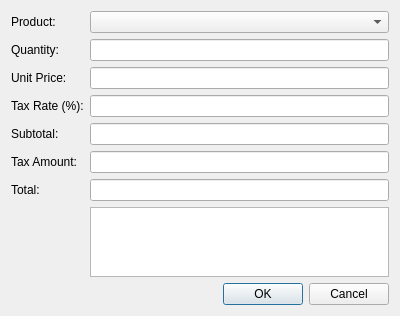
<?xml version="1.0" encoding="UTF-8"?>
<ui version="4.0">
 <class>AddOrderDetailWindow</class>
 <widget class="QDialog" name="AddOrderDetailWindow">
  <property name="geometry">
   <rect>
    <x>0</x>
    <y>0</y>
    <width>400</width>
    <height>300</height>
   </rect>
  </property>
  <property name="windowTitle">
   <string>Add Order Item</string>
  </property>
  <layout class="QVBoxLayout" name="verticalLayout">
   <item>
    <layout class="QFormLayout" name="formLayout">
     <property name="fieldGrowthPolicy">
      <enum>QFormLayout::FieldGrowthPolicy::AllNonFixedFieldsGrow</enum>
     </property>
     <item row="0" column="0">
      <widget class="QLabel" name="productLabel">
       <property name="text">
        <string>Product:</string>
       </property>
      </widget>
     </item>
     <item row="0" column="1">
      <widget class="QComboBox" name="productCombo"/>
     </item>
     <item row="1" column="0">
      <widget class="QLabel" name="quantityLabel">
       <property name="text">
        <string>Quantity:</string>
       </property>
      </widget>
     </item>
     <item row="1" column="1">
      <widget class="QLineEdit" name="quantityEdit"/>
     </item>
     <item row="2" column="0">
      <widget class="QLabel" name="unitPriceLabel">
       <property name="text">
        <string>Unit Price:</string>
       </property>
      </widget>
     </item>
     <item row="2" column="1">
      <widget class="QLineEdit" name="unitPriceEdit"/>
     </item>
     <item row="3" column="0">
      <widget class="QLabel" name="taxRateLabel">
       <property name="text">
        <string>Tax Rate (%):</string>
       </property>
      </widget>
     </item>
     <item row="3" column="1">
      <widget class="QLineEdit" name="taxRateEdit"/>
     </item>
     <item row="4" column="0">
      <widget class="QLabel" name="subtotalLabel">
       <property name="text">
        <string>Subtotal:</string>
       </property>
      </widget>
     </item>
     <item row="4" column="1">
      <widget class="QLineEdit" name="subtotalEdit"/>
     </item>
     <item row="5" column="0">
      <widget class="QLabel" name="taxAmountLabel">
       <property name="text">
        <string>Tax Amount:</string>
       </property>
      </widget>
     </item>
     <item row="5" column="1">
      <widget class="QLineEdit" name="taxAmountEdit"/>
     </item>
     <item row="6" column="0">
      <widget class="QLabel" name="totalLabel">
       <property name="text">
        <string>Total:</string>
       </property>
      </widget>
     </item>
     <item row="6" column="1">
      <widget class="QLineEdit" name="totalEdit"/>
     </item>
     <item row="7" column="1">
      <widget class="QTextBrowser" name="textBrowser"/>
     </item>
    </layout>
   </item>
   <item>
    <widget class="QDialogButtonBox" name="buttonBox">
     <property name="orientation">
      <enum>Qt::Orientation::Horizontal</enum>
     </property>
     <property name="standardButtons">
      <set>QDialogButtonBox::StandardButton::Cancel|QDialogButtonBox::StandardButton::Ok</set>
     </property>
    </widget>
   </item>
  </layout>
 </widget>
 <resources/>
 <connections>
  <connection>
   <sender>buttonBox</sender>
   <signal>accepted()</signal>
   <receiver>AddOrderDetailWindow</receiver>
   <slot>accept()</slot>
   <hints>
    <hint type="sourcelabel">
     <x>20</x>
     <y>20</y>
    </hint>
    <hint type="destinationlabel">
     <x>20</x>
     <y>20</y>
    </hint>
   </hints>
  </connection>
  <connection>
   <sender>buttonBox</sender>
   <signal>rejected()</signal>
   <receiver>AddOrderDetailWindow</receiver>
   <slot>reject()</slot>
   <hints>
    <hint type="sourcelabel">
     <x>20</x>
     <y>20</y>
    </hint>
    <hint type="destinationlabel">
     <x>20</x>
     <y>20</y>
    </hint>
   </hints>
  </connection>
 </connections>
</ui>
